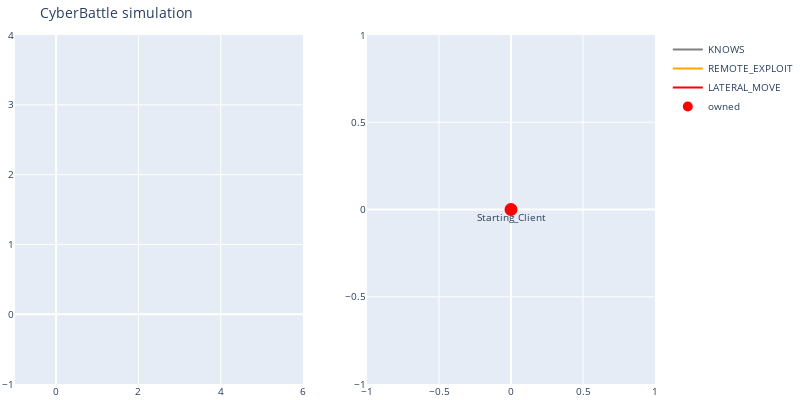

Write notebook code for a chart like this one.
### Code cell
observation, _ = env.reset()

total_reward = 0
for t in range(500):
    env.render()
    action_mask = env.compute_action_mask()
    print(f"can connect= {action_mask['connect'].any()}")
    print(f"valid actions: {env.get_all_valid_actions()}")
    # # sample a valid action
    action = env.sample_valid_action()
    while not env.apply_mask(action, action_mask):
        action = env.sample_valid_action()

    # print("action mask: " + str(action_mask))
    # print("action: " + str(action))
    observation, reward, done, truncated, info = env.step(action)
    action_mask = observation["action_mask"]
    total_reward = total_reward + reward
    # print(observation)
    print(f"reward= {reward}")
    print("total_reward=" + str(total_reward))
    if truncated:
        print("Episode truncated after {} timesteps".format(t + 1))
        break
    if done:
        print("Episode finished after {} timesteps".format(t + 1))
        break

env.close()

### Figure 1 — Plotly figure (JSON) as saved in the notebook; plotly's stock layout.template omitted (floating-point values rounded to 4 significant figures)
{"data": [{"name": "cumulative reward", "type": "scatter", "xaxis": "x", "y": [], "yaxis": "y"}, {"line": {"color": "gray"}, "mode": "lines", "name": "KNOWS", "type": "scatter", "x": [0], "xaxis": "x2", "y": [0], "yaxis": "y2"}, {"line": {"color": "orange"}, "mode": "lines", "name": "REMOTE_EXPLOIT", "type": "scatter", "x": [0], "xaxis": "x2", "y": [0], "yaxis": "y2"}, {"line": {"color": "red"}, "mode": "lines", "name": "LATERAL_MOVE", "type": "scatter", "x": [0], "xaxis": "x2", "y": [0], "yaxis": "y2"}, {"hoverinfo": "text", "marker": {"color": "#D32F2E", "line": {"color": "rgb(255,0,0)", "width": 8}, "size": 5, "symbol": "circle-dot"}, "mode": "markers+text", "name": "owned", "text": ["Starting_Client"], "textposition": "bottom center", "type": "scatter", "x": [0], "xaxis": "x2", "y": [0], "yaxis": "y2"}, {"hoverinfo": "text", "marker": {"color": "#0e9d00", "line": {"color": "rgb(0,255,0)", "width": 8}, "size": 5, "symbol": "circle-dot"}, "mode": "markers+text", "name": "discovered", "text": [], "textposition": "bottom center", "type": "scatter", "x": [], "xaxis": "x2", "y": [], "yaxis": "y2"}], "layout": {"autosize": false, "font": {"size": 10}, "height": 400, "hovermode": "closest", "margin": {"b": 15, "l": 2, "r": 2, "t": 35}, "showlegend": true, "title": {"text": "CyberBattle simulation"}, "width": 800, "xaxis": {"anchor": "y", "domain": [0, 0.45]}, "xaxis2": {"anchor": "y2", "domain": [0.55, 1]}, "yaxis": {"anchor": "x", "domain": [0, 1]}, "yaxis2": {"anchor": "x2", "domain": [0, 1]}}}
